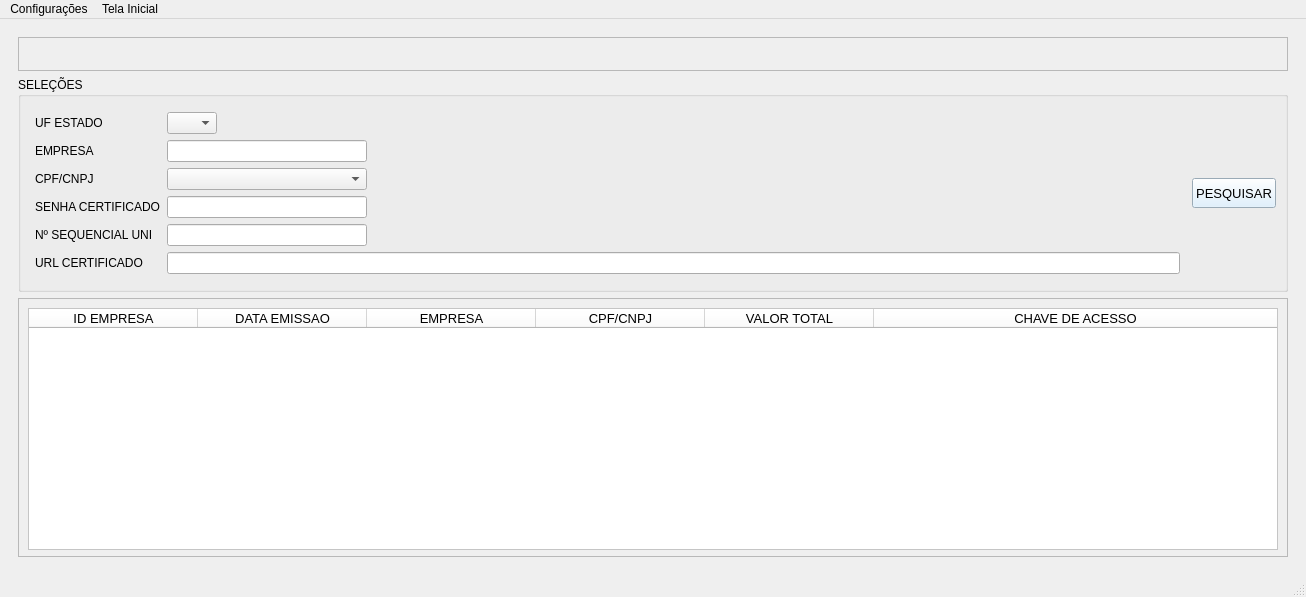
<?xml version="1.0" encoding="UTF-8"?>
<ui version="4.0">
 <class>MainWindow</class>
 <widget class="QMainWindow" name="MainWindow">
  <property name="geometry">
   <rect>
    <x>0</x>
    <y>0</y>
    <width>1306</width>
    <height>597</height>
   </rect>
  </property>
  <property name="windowTitle">
   <string>Serviço Notas Destinadas</string>
  </property>
  <property name="windowIcon">
   <iconset>
    <normaloff>../img/favicon.ico</normaloff>../img/favicon.ico</iconset>
  </property>
  <property name="styleSheet">
   <string notr="true"/>
  </property>
  <widget class="QWidget" name="centralwidget">
   <layout class="QGridLayout" name="gridLayout">
    <item row="0" column="0">
     <widget class="QStackedWidget" name="stackedWidget">
      <property name="currentIndex">
       <number>0</number>
      </property>
      <widget class="QWidget" name="page">
       <layout class="QGridLayout" name="gridLayout_4">
        <item row="0" column="0">
         <widget class="QFrame" name="frame_3">
          <property name="frameShape">
           <enum>QFrame::StyledPanel</enum>
          </property>
          <property name="frameShadow">
           <enum>QFrame::Raised</enum>
          </property>
          <layout class="QGridLayout" name="gridLayout_3">
           <item row="0" column="0">
            <widget class="QLabel" name="label_8">
             <property name="maximumSize">
              <size>
               <width>16777215</width>
               <height>16777215</height>
              </size>
             </property>
             <property name="text">
              <string/>
             </property>
             <property name="pixmap">
              <pixmap>../img/barra_superior.png</pixmap>
             </property>
             <property name="scaledContents">
              <bool>true</bool>
             </property>
            </widget>
           </item>
          </layout>
         </widget>
        </item>
        <item row="2" column="0">
         <widget class="QFrame" name="frame">
          <property name="frameShape">
           <enum>QFrame::StyledPanel</enum>
          </property>
          <property name="frameShadow">
           <enum>QFrame::Raised</enum>
          </property>
          <layout class="QGridLayout" name="gridLayout_2">
           <property name="leftMargin">
            <number>9</number>
           </property>
           <property name="topMargin">
            <number>9</number>
           </property>
           <property name="bottomMargin">
            <number>6</number>
           </property>
           <item row="0" column="0">
            <widget class="QTableWidget" name="tableWidget_2">
             <property name="font">
              <font>
               <family>Segoe UI</family>
               <pointsize>10</pointsize>
              </font>
             </property>
             <property name="styleSheet">
              <string notr="true">background-color: rgb(255, 255, 255);</string>
             </property>
             <property name="inputMethodHints">
              <set>Qt::ImhPreferUppercase|Qt::ImhUppercaseOnly</set>
             </property>
             <property name="verticalScrollBarPolicy">
              <enum>Qt::ScrollBarAsNeeded</enum>
             </property>
             <property name="editTriggers">
              <set>QAbstractItemView::AllEditTriggers</set>
             </property>
             <property name="alternatingRowColors">
              <bool>true</bool>
             </property>
             <property name="selectionBehavior">
              <enum>QAbstractItemView::SelectItems</enum>
             </property>
             <property name="verticalScrollMode">
              <enum>QAbstractItemView::ScrollPerPixel</enum>
             </property>
             <property name="horizontalScrollMode">
              <enum>QAbstractItemView::ScrollPerPixel</enum>
             </property>
             <property name="sortingEnabled">
              <bool>false</bool>
             </property>
             <property name="wordWrap">
              <bool>true</bool>
             </property>
             <property name="cornerButtonEnabled">
              <bool>true</bool>
             </property>
             <attribute name="horizontalHeaderCascadingSectionResizes">
              <bool>false</bool>
             </attribute>
             <attribute name="horizontalHeaderMinimumSectionSize">
              <number>36</number>
             </attribute>
             <attribute name="horizontalHeaderDefaultSectionSize">
              <number>169</number>
             </attribute>
             <attribute name="horizontalHeaderHighlightSections">
              <bool>true</bool>
             </attribute>
             <attribute name="horizontalHeaderShowSortIndicator" stdset="0">
              <bool>false</bool>
             </attribute>
             <attribute name="horizontalHeaderStretchLastSection">
              <bool>true</bool>
             </attribute>
             <attribute name="verticalHeaderVisible">
              <bool>false</bool>
             </attribute>
             <attribute name="verticalHeaderCascadingSectionResizes">
              <bool>true</bool>
             </attribute>
             <attribute name="verticalHeaderMinimumSectionSize">
              <number>20</number>
             </attribute>
             <attribute name="verticalHeaderDefaultSectionSize">
              <number>21</number>
             </attribute>
             <attribute name="verticalHeaderHighlightSections">
              <bool>true</bool>
             </attribute>
             <attribute name="verticalHeaderShowSortIndicator" stdset="0">
              <bool>false</bool>
             </attribute>
             <attribute name="verticalHeaderStretchLastSection">
              <bool>false</bool>
             </attribute>
             <column>
              <property name="text">
               <string>ID EMPRESA</string>
              </property>
              <property name="font">
               <font>
                <pointsize>10</pointsize>
               </font>
              </property>
              <property name="background">
               <color>
                <red>85</red>
                <green>170</green>
                <blue>255</blue>
               </color>
              </property>
             </column>
             <column>
              <property name="text">
               <string>DATA EMISSAO</string>
              </property>
              <property name="background">
               <color>
                <red>85</red>
                <green>170</green>
                <blue>255</blue>
               </color>
              </property>
             </column>
             <column>
              <property name="text">
               <string>EMPRESA</string>
              </property>
              <property name="font">
               <font>
                <pointsize>10</pointsize>
               </font>
              </property>
              <property name="background">
               <color>
                <red>85</red>
                <green>170</green>
                <blue>255</blue>
               </color>
              </property>
             </column>
             <column>
              <property name="text">
               <string>CPF/CNPJ</string>
              </property>
              <property name="font">
               <font>
                <pointsize>10</pointsize>
               </font>
              </property>
              <property name="background">
               <color>
                <red>85</red>
                <green>170</green>
                <blue>255</blue>
               </color>
              </property>
             </column>
             <column>
              <property name="text">
               <string>VALOR TOTAL</string>
              </property>
              <property name="background">
               <color>
                <red>255</red>
                <green>0</green>
                <blue>0</blue>
               </color>
              </property>
             </column>
             <column>
              <property name="text">
               <string>CHAVE DE ACESSO</string>
              </property>
              <property name="background">
               <color>
                <red>85</red>
                <green>170</green>
                <blue>255</blue>
               </color>
              </property>
             </column>
            </widget>
           </item>
          </layout>
         </widget>
        </item>
        <item row="1" column="0">
         <widget class="QGroupBox" name="groupBox">
          <property name="title">
           <string>SELEÇÕES</string>
          </property>
          <layout class="QGridLayout" name="gridLayout_7">
           <item row="0" column="0">
            <layout class="QFormLayout" name="formLayout">
             <property name="fieldGrowthPolicy">
              <enum>QFormLayout::AllNonFixedFieldsGrow</enum>
             </property>
             <property name="rowWrapPolicy">
              <enum>QFormLayout::DontWrapRows</enum>
             </property>
             <property name="horizontalSpacing">
              <number>6</number>
             </property>
             <property name="verticalSpacing">
              <number>6</number>
             </property>
             <property name="leftMargin">
              <number>5</number>
             </property>
             <property name="topMargin">
              <number>6</number>
             </property>
             <property name="rightMargin">
              <number>6</number>
             </property>
             <property name="bottomMargin">
              <number>6</number>
             </property>
             <item row="0" column="0">
              <widget class="QLabel" name="label_2">
               <property name="text">
                <string>UF ESTADO</string>
               </property>
              </widget>
             </item>
             <item row="0" column="1">
              <widget class="QComboBox" name="comboBox">
               <property name="maximumSize">
                <size>
                 <width>50</width>
                 <height>16777215</height>
                </size>
               </property>
              </widget>
             </item>
             <item row="1" column="0">
              <widget class="QLabel" name="label_7">
               <property name="text">
                <string>EMPRESA</string>
               </property>
              </widget>
             </item>
             <item row="1" column="1">
              <widget class="QLineEdit" name="lineEdit_6">
               <property name="maximumSize">
                <size>
                 <width>200</width>
                 <height>16777215</height>
                </size>
               </property>
              </widget>
             </item>
             <item row="2" column="0">
              <widget class="QLabel" name="label">
               <property name="text">
                <string>CPF/CNPJ</string>
               </property>
              </widget>
             </item>
             <item row="2" column="1">
              <widget class="QComboBox" name="comboBox_2">
               <property name="maximumSize">
                <size>
                 <width>200</width>
                 <height>16777215</height>
                </size>
               </property>
               <property name="editable">
                <bool>false</bool>
               </property>
               <property name="currentText">
                <string/>
               </property>
               <property name="maxVisibleItems">
                <number>1000</number>
               </property>
               <property name="insertPolicy">
                <enum>QComboBox::NoInsert</enum>
               </property>
               <property name="duplicatesEnabled">
                <bool>false</bool>
               </property>
               <property name="modelColumn">
                <number>0</number>
               </property>
              </widget>
             </item>
             <item row="3" column="0">
              <widget class="QLabel" name="label_4">
               <property name="text">
                <string>SENHA CERTIFICADO</string>
               </property>
              </widget>
             </item>
             <item row="3" column="1">
              <widget class="QLineEdit" name="lineEdit_3">
               <property name="maximumSize">
                <size>
                 <width>200</width>
                 <height>16777215</height>
                </size>
               </property>
               <property name="text">
                <string/>
               </property>
               <property name="echoMode">
                <enum>QLineEdit::Password</enum>
               </property>
              </widget>
             </item>
             <item row="4" column="0">
              <widget class="QLabel" name="label_6">
               <property name="text">
                <string>Nº SEQUENCIAL UNI</string>
               </property>
              </widget>
             </item>
             <item row="4" column="1">
              <widget class="QLineEdit" name="lineEdit_5">
               <property name="maximumSize">
                <size>
                 <width>200</width>
                 <height>16777215</height>
                </size>
               </property>
               <property name="text">
                <string/>
               </property>
              </widget>
             </item>
             <item row="5" column="0">
              <widget class="QLabel" name="label_3">
               <property name="text">
                <string>URL CERTIFICADO</string>
               </property>
              </widget>
             </item>
             <item row="5" column="1">
              <widget class="QLineEdit" name="lineEdit_4"/>
             </item>
            </layout>
           </item>
           <item row="0" column="1">
            <layout class="QVBoxLayout" name="verticalLayout">
             <property name="spacing">
              <number>0</number>
             </property>
             <item>
              <widget class="QPushButton" name="pushButton">
               <property name="maximumSize">
                <size>
                 <width>16777215</width>
                 <height>30</height>
                </size>
               </property>
               <property name="font">
                <font>
                 <family>MS Shell Dlg 2</family>
                 <pointsize>10</pointsize>
                </font>
               </property>
               <property name="styleSheet">
                <string notr="true">background-color: rgb(216, 238, 255);</string>
               </property>
               <property name="text">
                <string>PESQUISAR</string>
               </property>
               <property name="icon">
                <iconset>
                 <normaloff>../img/salvar.png</normaloff>../img/salvar.png</iconset>
               </property>
              </widget>
             </item>
            </layout>
           </item>
          </layout>
         </widget>
        </item>
       </layout>
      </widget>
      <widget class="QWidget" name="page_2">
       <layout class="QGridLayout" name="gridLayout_5"/>
      </widget>
     </widget>
    </item>
   </layout>
  </widget>
  <widget class="QStatusBar" name="statusbar"/>
  <widget class="QMenuBar" name="menuBar">
   <property name="geometry">
    <rect>
     <x>0</x>
     <y>0</y>
     <width>1306</width>
     <height>21</height>
    </rect>
   </property>
   <widget class="QMenu" name="menuConfigura_es">
    <property name="title">
     <string>Configurações</string>
    </property>
    <widget class="QMenu" name="menuVisualizar">
     <property name="title">
      <string>Visualizar</string>
     </property>
     <addaction name="actionLogs"/>
    </widget>
    <addaction name="menuVisualizar"/>
    <addaction name="actionCertificados"/>
    <addaction name="actionEmpresas"/>
   </widget>
   <widget class="QMenu" name="menuTela_Inicial">
    <property name="title">
     <string>Tela Inicial</string>
    </property>
    <addaction name="actionHome"/>
   </widget>
   <addaction name="menuConfigura_es"/>
   <addaction name="menuTela_Inicial"/>
  </widget>
  <action name="actionLogs">
   <property name="enabled">
    <bool>false</bool>
   </property>
   <property name="icon">
    <iconset>
     <normaloff>../img/0_SincronismoNovo_1.png</normaloff>../img/0_SincronismoNovo_1.png</iconset>
   </property>
   <property name="text">
    <string>Logs</string>
   </property>
  </action>
  <action name="actionHome">
   <property name="icon">
    <iconset>
     <normaloff>../img/img_Emp_1.png</normaloff>../img/img_Emp_1.png</iconset>
   </property>
   <property name="text">
    <string>Home</string>
   </property>
  </action>
  <action name="actionCertificados">
   <property name="icon">
    <iconset>
     <normaloff>../img/1448990550_icon-25-key.png</normaloff>../img/1448990550_icon-25-key.png</iconset>
   </property>
   <property name="text">
    <string>Certificados</string>
   </property>
  </action>
  <action name="actionEmpresas">
   <property name="text">
    <string>Empresas</string>
   </property>
  </action>
 </widget>
 <resources/>
 <connections/>
</ui>
